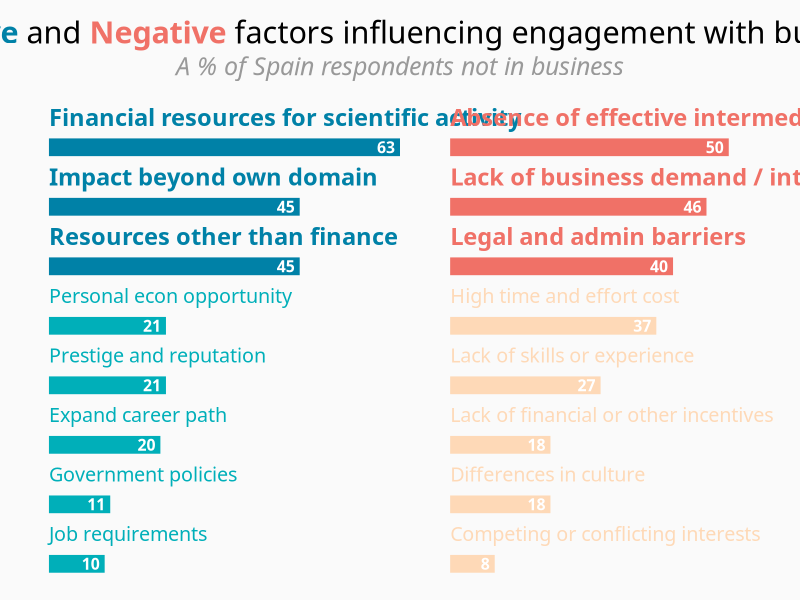

The R source for this figure: (Note: this script raises an error after producing the figure.)
library(tidyverse)
library(ggtext)
library(here)

data <- read_csv(here("misc", "data", "engagement_factors.csv"))

data <- data %>% 
  group_by(type) %>% 
  mutate(factors = fct_reorder(factors, percent)) %>% 
  ungroup() %>% 
  mutate(percent_scaled = percent / max(percent) * 3.5)

ggplot() +
  geom_text(data = filter(data, type == "positive"),
            aes(label = factors, x = 0, y = 8:1, 
                size = c(rep(6, 3), rep(5, 5)),
                color = c(rep("#0081a7", 3), rep("#00afb9", 5))), 
            hjust = 0, family = "Source Sans Pro",
            fontface = c(rep("bold", 3), rep("plain", 5))) +
  geom_segment(data = filter(data, type == "positive"),
               aes(x = 0, xend = percent_scaled, 
                   y = 8:1 - 0.5, yend = 8:1 - 0.5), 
               size = 6, color = c(rep("#0081a7", 3), rep("#00afb9", 5))) +
  geom_text(data = filter(data, type == "positive"),
            aes(label = percent, x = percent_scaled, y = 8:1 - 0.5), 
            nudge_x = -0.05, color = "white", size = 4,
            hjust = 1, family = "Source Sans Pro",
            fontface = "bold") +
  geom_text(data = filter(data, type == "negative"),
            aes(label = factors, x = 4, y = 8:1, 
                size = c(rep(6, 3), rep(5, 5)),
                color = c(rep("#f07167", 3), rep("#fed9b7", 5))), 
            hjust = 0, family = "Source Sans Pro",
            fontface = c(rep("bold", 3), rep("plain", 5))) +
  geom_segment(data = filter(data, type == "negative"),
               aes(x = 4, xend = 4 + percent_scaled, 
                   y = 8:1 - 0.5, yend = 8:1 - 0.5), 
               size = 6, color = c(rep("#f07167", 3), rep("#fed9b7", 5))) +
  geom_text(data = filter(data, type == "negative"),
            aes(label = percent, x = 4 + percent_scaled, y = 8:1 - 0.5), 
            nudge_x = -0.05, color = "white", size = 4,
            hjust = 1, family = "Source Sans Pro",
            fontface = "bold") +
  labs(
    title = "<span style='color: #0081a7'>**Positive**</span> and <span style='color: #f07167'>**Negative**</span> factors influencing engagement with business",
    subtitle = "A % of Spain respondents not in business"
  ) +
  scale_x_continuous(limits = c(0, 7)) +
  scale_size_identity() +
  scale_color_identity() +
  coord_cartesian(clip = "off") +
  theme_void() +
  theme(
    plot.title.position = "plot",
    plot.title = element_markdown(family = "Source Serif Pro", size = 22, 
                                  hjust = 0.5),
    plot.subtitle = element_markdown(family = "Source Serif Pro", size = 18,
                                     hjust = 0.5, face = "italic", color = "grey60",
                                     margin = margin(t = 5, b = 10)),
    plot.margin = margin(t = 10, r = 10, b = 10, l = 10),
    plot.background = element_rect(fill = "grey98", color = "grey98")
  ) +
  ggsave(here("misc", "plots", "engagement_factors.png"), width = 10, height = 6, dpi = 150)
